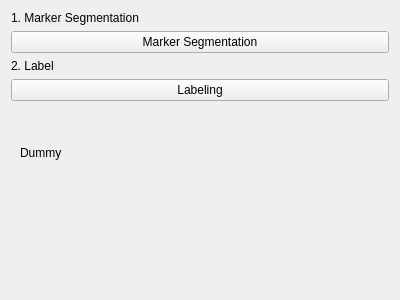
<?xml version="1.0" encoding="UTF-8"?>
<ui version="4.0">
 <class>SegmentationWidget</class>
 <widget class="QWidget" name="SegmentationWidget">
  <property name="geometry">
   <rect>
    <x>0</x>
    <y>0</y>
    <width>400</width>
    <height>300</height>
   </rect>
  </property>
  <property name="windowTitle">
   <string>SegmentationWidget</string>
  </property>
  <layout class="QVBoxLayout" name="verticalLayout">
   <item>
    <widget class="QLabel" name="label">
     <property name="text">
      <string>1. Marker Segmentation</string>
     </property>
    </widget>
   </item>
   <item>
    <widget class="QPushButton" name="pushButtonMarkerSegmentation">
     <property name="text">
      <string>Marker Segmentation</string>
     </property>
    </widget>
   </item>
   <item>
    <widget class="QLabel" name="label_2">
     <property name="text">
      <string>2. Label</string>
     </property>
    </widget>
   </item>
   <item>
    <widget class="QPushButton" name="pushButtonLabeling">
     <property name="text">
      <string>Labeling</string>
     </property>
    </widget>
   </item>
   <item>
    <widget class="QStackedWidget" name="stackedWidget">
     <widget class="QWidget" name="page">
      <layout class="QHBoxLayout" name="horizontalLayout">
       <item>
        <widget class="QLabel" name="label_3">
         <property name="text">
          <string>Dummy</string>
         </property>
        </widget>
       </item>
      </layout>
     </widget>
     <widget class="QWidget" name="page_2"/>
    </widget>
   </item>
   <item>
    <spacer name="verticalSpacer">
     <property name="orientation">
      <enum>Qt::Vertical</enum>
     </property>
     <property name="sizeHint" stdset="0">
      <size>
       <width>20</width>
       <height>40</height>
      </size>
     </property>
    </spacer>
   </item>
  </layout>
 </widget>
 <resources/>
 <connections/>
</ui>
